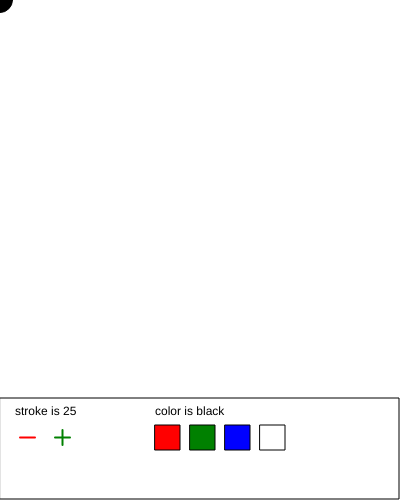
Frame 1 (no input)
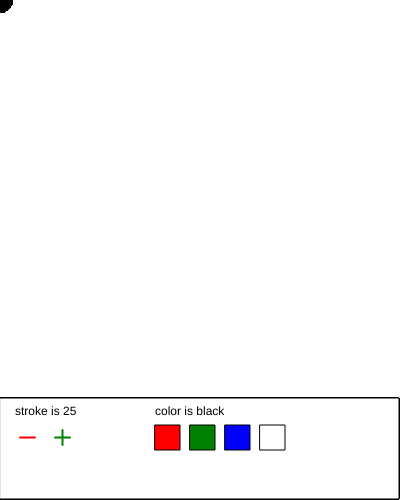
Frame 60 (no input)
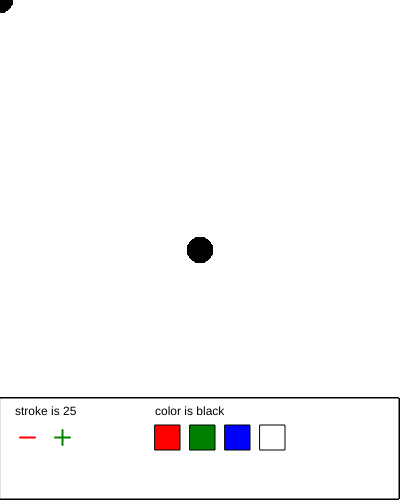
Frame 120 (the mouse pressed at the canvas centre since frame 60)

The p5.js sketch that drew these frames (run headless with seeded random() and noise() and a simulated clock; from frame 60 on, the mouse is pressed at the canvas centre):

// p5.js sketch
// ── sketch.js
var bubbleSizeInterfaceItems = [];
var bubbleSize = 25;
var bubbleSizeText = "stroke is 25";

var bubbleColorInterfaceItems = [];
var bubbleColor;
var bubbleColorText = "color is black";

var multiBubble = [];
var re = 0;
var gr = 0;
var bl = 0;

function setup() {
    createCanvas(400, 500);

    bubbleSizeInterfaceItems.push(new interface(15, 425, 25, 'white'));
    bubbleSizeInterfaceItems.push(new interface(50, 425, 25, 'white'));
    
    bubbleColorInterfaceItems.push(new interface(155, 425, 25, 'red'));
    bubbleColorInterfaceItems.push(new interface(190, 425, 25, 'green'));
    bubbleColorInterfaceItems.push(new interface(225, 425, 25, 'blue'));
    bubbleColorInterfaceItems.push(new interface(260, 425, 25, 'white'));   
}

function draw() {
    push();
    fill(re, gr, bl);
    stroke(re, gr, bl);
    ellipse(mouseX, mouseY, bubbleSize, bubbleSize);
    pop();
    
    push();
    fill('white');
    //stroke('white');
    rect(0, 398, 399, 101);
    pop();
    
    fill('black');
    text(bubbleSizeText, 15, 415);
    text(bubbleColorText, 155, 415);
    
    push();
    strokeWeight(2);
    stroke('red');
    line(20, 437.5, 35, 437.5);
    
    stroke('green');
    line(55, 437.5, 70, 437.5);
    line(62.5, 430, 62.5, 445);
    pop();
    
    for(var i = 0; i < bubbleColorInterfaceItems.length; i++) {
        bubbleColorInterfaceItems[i].display();
        var currentItemCheck = bubbleColorInterfaceItems[i].check();
    }
}

function interface(tempX, tempY, tempBoxSize, tempColor) {
    this.x = tempX;
    this.y = tempY;
    this.boxSize = tempBoxSize;
    this.setFill = tempColor;

    this.display = function () {
        fill(this.setFill);
        rect(this.x, this.y, this.boxSize, this.boxSize);
    }

    this.check = function () {
        if (mouseX > this.x && mouseX < (this.x + this.boxSize) && mouseY > this.y && mouseY < (this.y + this.boxSize)) {
            this.setFill = 255;
            return true;
        } else {
            this.setFill = tempColor;
            return false;
        }
    }
}

function mousePressed() {
    for(var i = 0; i < bubbleSizeInterfaceItems.length; i++) {
        var checkItem = bubbleSizeInterfaceItems[i].check();
        var position = i;

        if(checkItem == true) {
            wasPressed = "size" + (i + 1);
            console.log(wasPressed);
            console.log(position);
        } else 
            wasPressed = "";

        if(checkItem == true && position == 0 && bubbleSize >= 10)
            bubbleSize -= 5;
        else if(checkItem == true && position == 1 && bubbleSize <= 50)
            bubbleSize += 5;
        bubbleSizeText = "stroke is " + bubbleSize;
        
        if(bubbleSize < 10)
            bubbleSizeText = "stroke can't be smaller";
        else if (bubbleSize > 50)
            bubbleSizeText = "stroke can't be bigger";
    }
    
    for(var i = 0; i < bubbleColorInterfaceItems.length; i++) {
        var checkItem = bubbleColorInterfaceItems[i].check();
        var position = i;
        
        if(checkItem == true) {
            wasPressed = "color" + (i + 1);
            console.log(wasPressed);
            console.log(position);
        } else 
            wasPressed = "";
    
        if(checkItem == true && position == 0) {
            bubbleColorText = "color is red";
            re = 250;
            gr = 0;
            bl = 0;
        } else if(checkItem == true && position == 1) {
            bubbleColorText = "color is green";
            re = 0;
            gr = 150;
            bl = 0;
        } else if(checkItem == true && position == 2) {
            re = 0;
            gr = 0;
            bl = 250;
            bubbleColorText = "color is blue";
        } else if (checkItem == true && position == 3) {
            re = 255;
            gr = 255;
            bl = 255;
            bubbleColorText = "eraser";
        }
    }
}
